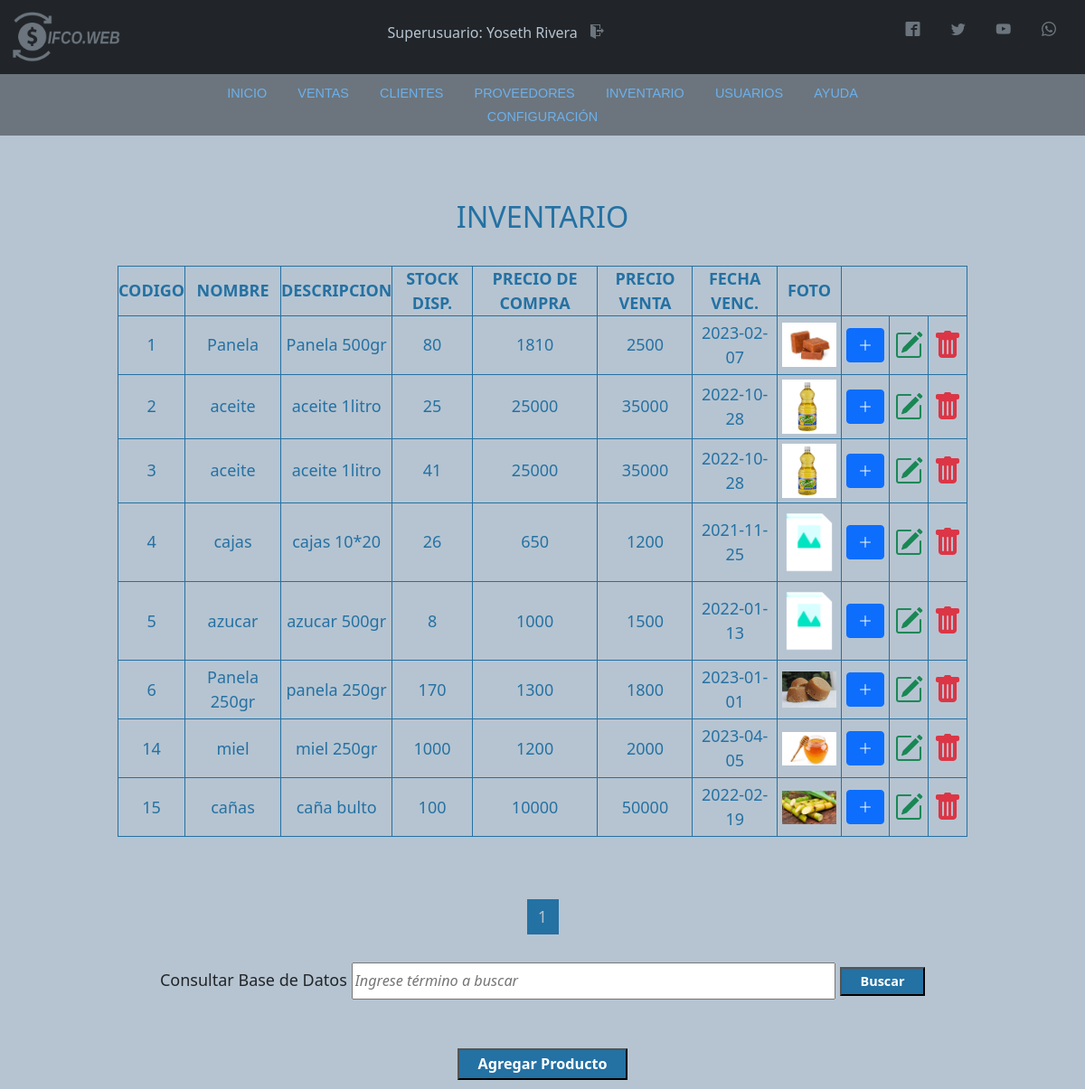
The app's page /Vista/html/search_product.php (signed in), older data.
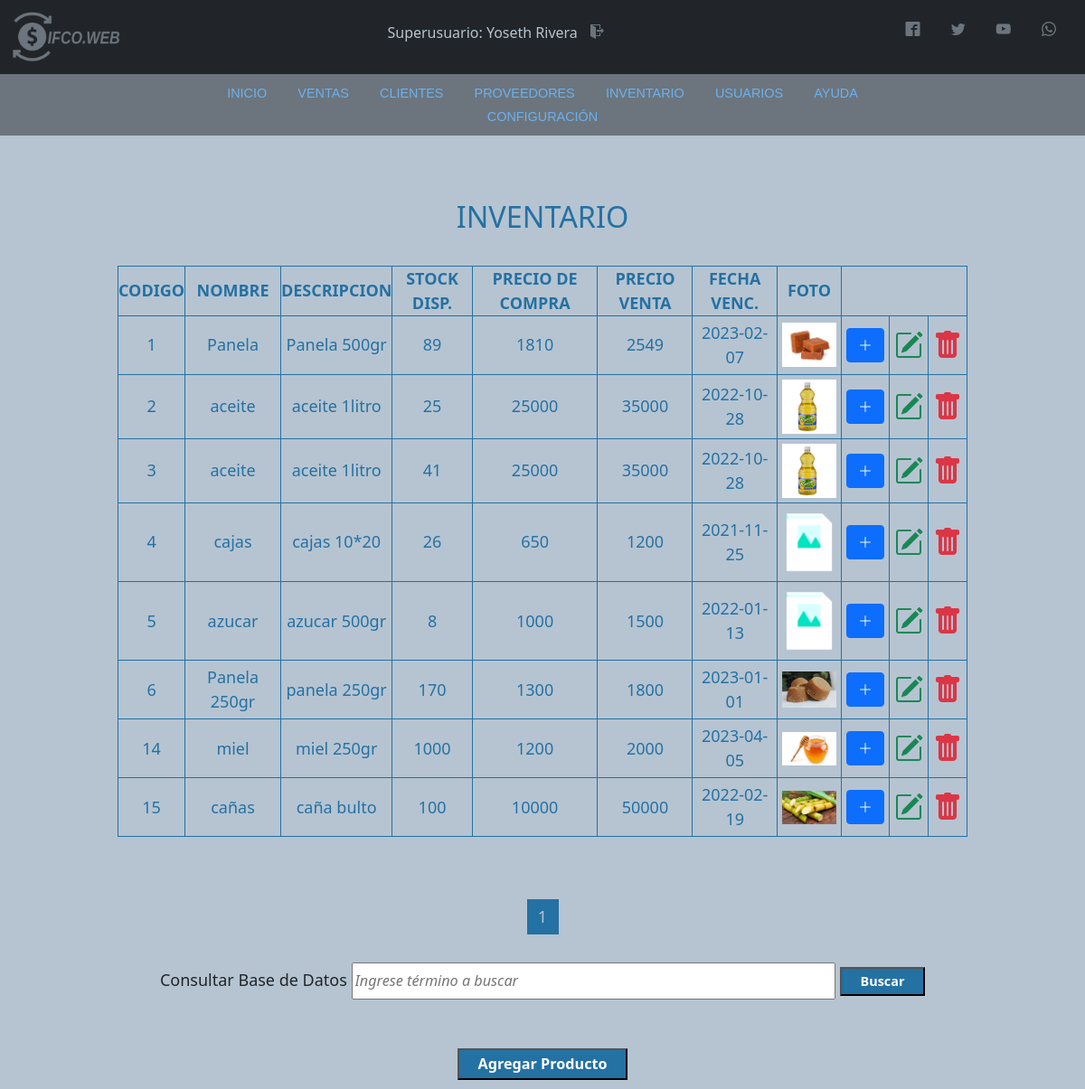
The same page, newer data.
### tables this page shows
CREATE TABLE `producto` (
  `codproducto` int(11) NOT NULL,
  `nombre` varchar(50) DEFAULT NULL,
  `descripcion` varchar(100) DEFAULT NULL,
  `proveedor` int(11) DEFAULT NULL,
  `costo` decimal(11,0) DEFAULT NULL,
  `precio` decimal(11,0) DEFAULT NULL,
  `cantidad` int(11) DEFAULT NULL,
  `date_add` datetime NOT NULL DEFAULT current_timestamp(),
  `fechaVencimiento` date NOT NULL,
  `usuario_id` int(11) NOT NULL,
  `estatus` int(11) NOT NULL DEFAULT 1,
  `foto` text DEFAULT NULL
);

### Vista/html/search_product.php (the view, shortened to what this page needs)
<?php
include '../../includes/header.php';
include '../../includes/nav.php';
include '../../includes/script.php';
?>
<!DOCTYPE html>
<html lang="es">
<head>
</head>
<body>
    <?php
    $search = strtolower($_REQUEST['search']);
    ?>
    <div class="container-tabla-usuarios">
        <h1>INVENTARIO</h1><br>
        <table class="tabla-usuarios">
            <th>CODIGO</th>
            <th>NOMBRE</th>
            <th>DESCRIPCION</th>
            <th>STOCK DISP.</th>
            <th>PRECIO DE COMPRA</th>
            <th>PRECIO VENTA</th>
            <th>FECHA VENC.</th>
            <th>FOTO</th>
            <?php
            $por_pagina = 10;
            if (empty($_GET['pagina'])) {
                $pagina = 1;
            } else {
                $pagina = $_GET['pagina'];
            }
            $sql_register = mysqli_query($conexion, "SELECT COUNT(*) as total_registro FROM producto WHERE codproducto LIKE '%$search%' OR nombre LIKE '%$search%' OR descripcion LIKE '%$search%' OR proveedor LIKE '%$search%' OR costo LIKE '%$search%' OR precio LIKE '%$search%' OR cantidad LIKE '%$search%' OR fechaVencimiento LIKE '%$search%' ");
            $result_register = mysqli_fetch_array($sql_register);
            $total_registro = $result_register['total_registro'];
            $desde = ($pagina - 1) * $por_pagina;
            $total_paginas = ceil($total_registro / $por_pagina);
            $sentence = "SELECT codproducto, nombre, descripcion, proveedor, costo, precio, cantidad, fechaVencimiento, foto FROM producto WHERE codproducto LIKE '%$search%' OR nombre LIKE '%$search%' OR descripcion LIKE '%$search%' OR proveedor LIKE '%$search%' OR costo LIKE '%$search%' OR precio LIKE '%$search%' OR cantidad LIKE '%$search%' OR fechaVencimiento LIKE '%$search%' OR foto LIKE '%$search%'  ORDER BY codproducto LIMIT $desde, $por_pagina";
            $result = $conexion->query($sentence) or die("Error al consultar: " . mysqli_error($conexion));
            while ($rows = $result->fetch_array()) {
                if ($rows['foto'] != 'img_producto.png') {
                    $foto = '../img/uploads/' . $rows['foto'];
                } else {
                    $foto = '../img/uploads/img_producto.png';
                }
            ?>
                <tr>
                    <td><?php echo $rows['codproducto'] ?></td>
                    <td><?php echo $rows['nombre'] ?></td>
                    <td><?php echo $rows['descripcion'] ?></td>
                    <td><?php echo $rows['cantidad'] ?></td>
                    <td><?php echo $rows['costo'] ?></td>
                    <td><?php echo $rows['precio'] ?></td>
                    <td><?php echo $rows['fechaVencimiento'] ?></td>
                    <td><a href="<?php echo $foto; ?>" target="blank"><img src="<?php echo $foto; ?>" alt="<?php echo $data['nombre'] ?>" width="60px"></a></td>
                    <td>
                        <button type="button" class="btn btn-primary add_product" product="<?php echo $data['codproducto']; ?>" data-bs-toggle="modal" data-bs-target="#exampleModal">
                            <i class="bi bi-plus-lg"></i>
                        </button>
    </div>
    </td>
    <td><a href="modify_product.php?usr=<?php echo $rows['codproducto'] ?>"><i class="bi bi-pencil-square" style="font-size: 2rem; color: #198754;"></i></a></td>
    <td><a href="../../Controlador/delete_product.php?usr=<?php echo $rows['codproducto'] ?>"><i class="bi bi-trash-fill" style="font-size: 2rem; color: #dc3545;"></i></a></td>
    </tr>
<?php
            }
?>
</table><br><br>
<div class="paginador">
    <ul>
        <?php
        for ($i = 1; $i <= $total_paginas; $i++) {
            if ($i == $pagina) {
                echo '<li class="pageSelected" >' . $i . '</li>';
            } else {
                echo '<li><a href="?pagina=' . $i . '&search=' . $search . '">' . $i . '</a></li>';
            }
        }
        ?>
    </ul>
</div>
<form action="search_product.php" method="GET">
    <label id="buscar" for="buscar">Consultar Base de Datos </label>
    <input type="text" class="control-buscar" name="search" id="busqueda" placeholder="Ingrese término a buscar" value="<?php echo $search; ?>">
    <input class="btn-buscar" type="submit" value="Buscar"><br><br><br>
</form>
<a href="new_product2.php"><input class="btn-crear" type="button" value="Agregar Producto"></a>
</body>
</html>

Row changes from the older to the newer data that the page shows:
changed producto "Panela": cantidad "80" → "89"; precio "2500" → "2549"
